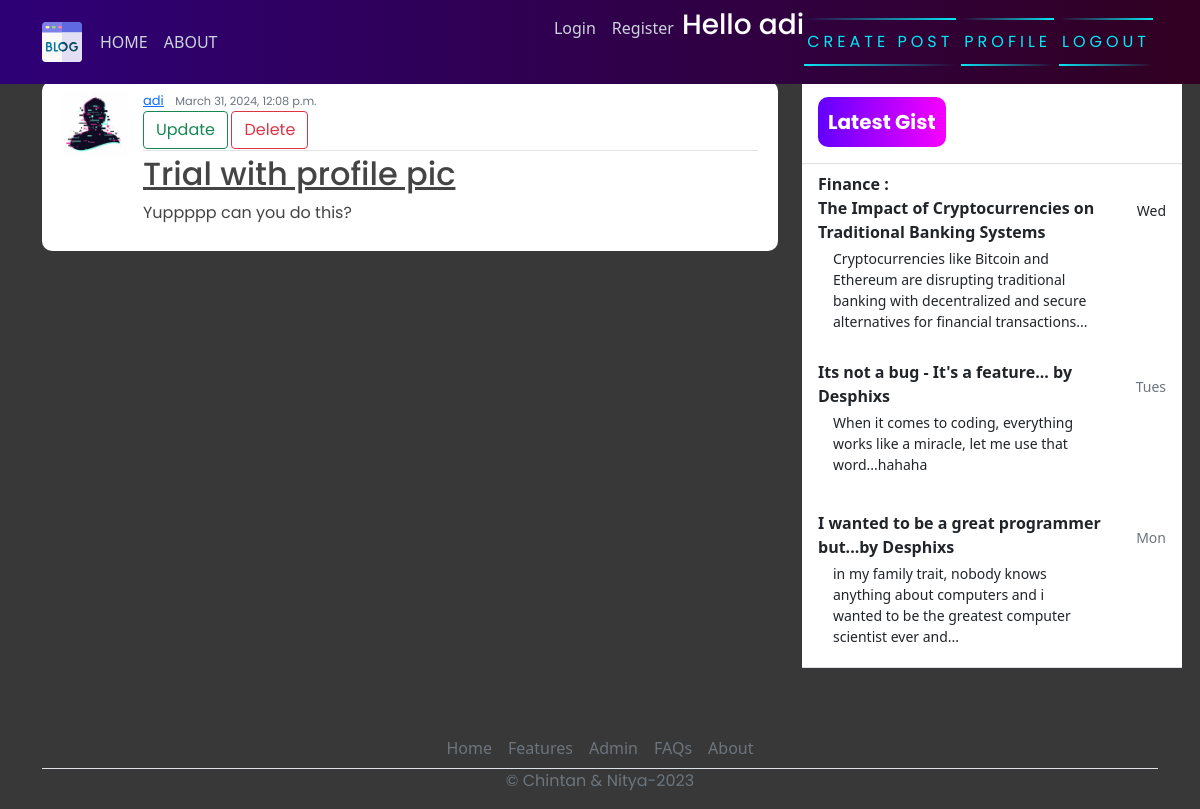
The app's page /post/5/ (signed in) with its own data.
### blog/models.py (models this page shows, shortened)
class Post(models.Model):
    title=models.CharField(max_length=200)
    content=models.TextField()
    date_posted=models.DateTimeField(default=timezone.now)
    author= models.ForeignKey(User, on_delete=models.CASCADE)

### users/models.py (models this page shows, shortened)
class Profile(models.Model):
    user = models.OneToOneField(User, on_delete=models.CASCADE)
    image = models.ImageField(default='default.jpg', upload_to='profile_pics')

### blog/views.py (the view)
# urls.py: path('post/<int:pk>/', PostDetailView.as_view(), name="blog-detail"),
class PostDetailView(LoginRequiredMixin, DetailView):
    model = Post

### blog/templates/blog/post_detail.html
{% extends 'blog/base.html' %}
{% block content %}
        <article class="media content-section">
            <img class="rounded-cirlce article-img" src="{{ object.author.profile.image.url }}" alt="">
            <div class="media-body">
              <div class="article-metadata">
                <a class="mr-2" href="#">{{ object.author }}</a>
                <small class="text-muted">{{ object.date_posted }}</small> <br>
                  {% if object.author == user %}
                    <div>
                        <a class="btn btn-outline-success" href="{% url 'blog-update' object.id %}">Update</a>
                        <a class="btn btn-outline-danger" href="{% url 'blog-delete' object.id %}">Delete</a>
                    </div>
                  {% endif %}
              </div>
              <h2><a class="article-title" href="#">{{ object.title }}</a></h2>
              <p class="article-content">{{ object.content }}</p>
            </div>
            <br>
          </article>
{% endblock content %}

### blog/templates/blog/base.html (shortened to what this page needs)
{% load static %}
<!DOCTYPE html>
<html>
<head>
    <link rel="stylesheet" href="https://maxcdn.bootstrapcdn.com/bootstrap/4.0.0/css/bootstrap.min.css">
    <link href="https://cdn.jsdelivr.net/npm/bootstrap@5.0.2/dist/css/bootstrap.min.css" rel="stylesheet">
    <link rel="stylesheet" href="{% static 'blog/main.css' %}">
</head>
<body>
    <header class="site-header">
      <nav class="navbar navbar-expand-md navbar-dark bg-steel fixed-top">
        <div class="container">
          <div class="collapse navbar-collapse" id="navbarToggle">
            <div class="navbar-nav mr-auto">
                {% if user.is_authenticated %}
              <a class="nav-item nav-link" href="{% url 'blog-home' %}">HOME</a>
              <a class="nav-item nav-link" href="{% url 'blog-about' %}">ABOUT</a>
            </div>
            <div class="navbar-nav">
              <a class="nav-item nav-link" href="{% url 'login' %}">Login</a>
              <a class="nav-item nav-link" href="{% url 'register' %}">Register</a>
               <h3 style="color: white;">Hello {{request.user}}</h3>
                <a href="{% url 'blog-new' %}" id="auth-links">
                <span></span>
                <span></span>
                Create Post
            </a>
                <a href="{% url 'profile' %}" id="auth-links">
                <span></span>
                <span></span>
                Profile
            </a>
                <a href="{% url 'logout' %}" id="auth-links">
                <span></span>
                <span></span>
                Logout
            </a>
                {% endif %}
            </div>
          </div>
        </div>
      </nav>
    </header>
    <main role="main" class="container">
      <div class="row">
          <div class="col-md-8">
          </div>
        <div class="col-md-8">
           {% block content %}{% endblock %}
        </div>
        <div class="col-md-4">
          <div class="content-sectionw">
            <div class="d-flex flex-column align-items-stretch flex-shrink-0 bg-white" style="width: 380px;" style="padding-top: 120px;">
                <a id="list-group" style="text-decoration: none;" href="" class="d-flex align-items-center flex-shrink-0 p-3 link-dark text-decoration-none border-bottom">
                  <span class="fs-5 fw-semibold" id="gist-btn">Latest Gist</span>
                </a>
                <div class="list-group list-group-flush border-bottom scrollarea">
                  <a href="#" class="list-group-item list-group-item-action  lh-tight" aria-current="true">
                    <div class="d-flex w-100 align-items-center justify-content-between">
                      <strong class="mb-1">Finance : <br>
                        The Impact of Cryptocurrencies on Traditional Banking Systems
                    </strong>
                      <small>Wed</small>
                    </div>
                    <div class="col-10 mb-1 small">Cryptocurrencies like Bitcoin and Ethereum are disrupting traditional banking with
                      decentralized and secure alternatives for financial transactions...
                    </div>
                  </a>
                  <a href="#" class="list-group-item list-group-item-action py-3 lh-tight">
                    <div class="d-flex w-100 align-items-center justify-content-between">
                      <strong class="mb-1">Its not a bug - It's a feature... by Desphixs</strong>
                      <small class="text-muted">Tues</small>
                    </div>
                    <div class="col-10 mb-1 small">When it comes to coding, everything works like a miracle, let me use that word...hahaha</div>
                  </a>
                  <a href="#" class="list-group-item list-group-item-action py-3 lh-tight">
                    <div class="d-flex w-100 align-items-center justify-content-between">
                      <strong class="mb-1">I wanted to be a great programmer but...by Desphixs</strong>
                      <small class="text-muted">Mon</small>
                    </div>
                    <div class="col-10 mb-1 small">in my family trait, nobody knows anything about computers and i wanted to be the greatest computer scientist ever and...</div>
                  </a>
                </div>
              </div>
          </div>
        </div>
      </div>
        <footer class="" >
          <ul class="nav justify-content-center border-bottom"  style="margin-top: 60px;">
            <li class="nav-item"><a href="#" class="nav-link px-2 text-muted">Home</a></li>
            <li class="nav-item"><a href="#" class="nav-link px-2 text-muted">Features</a></li>
            <li class="nav-item"><a href="admin/" class="nav-link px-2 text-muted">Admin</a></li>
            <li class="nav-item"><a href="#" class="nav-link px-2 text-muted">FAQs</a></li>
            <li class="nav-item"><a href="#" class="nav-link px-2 text-muted">About</a></li>
          </ul>
          <p class="text-center text-muted">&copy; Chintan & Nitya-2023</p>
        </footer>
    </main>
</body>
</html>

### blog/static/blog/main.css (style rules this page uses)
body { background-color: rgb(56, 56, 56); margin-top: 5rem; background-size: contain; background-repeat: no-repeat; }
h1, h2, h3, h4, h5, h6, p { color: #444444; font-family: 'Poppins', sans-serif; }
ul { margin: 0; }
.bg-steel { background: linear-gradient(270deg, rgb(49, 0, 33) 0%, rgb(46, 0, 119) 100%); }
.site-header .navbar-nav .nav-link { color: #cbd5db; }
.content-section { background: #ffffff; padding: 10px 20px; border-radius: 10px; margin-bottom: 20px; }
.article-title { color: #444444; }
.article-content { white-space: pre-line; }
.article-img { height: 65px; width: 65px; margin-right: 16px; }
.article-metadata { font-family: 'Poppins', sans-serif; padding-bottom: 1px; margin-bottom: 4px; font-size: 13px; border-bottom: 1px solid #e3e3e3 }
svg { width: 50px; height: 50px; }
#auth-links { font-family: 'Poppins', sans-serif; position: relative; display: inline-block; padding: 12px 3px; margin: 10px 0; color: #03e9f4; text-decoration: none; text-transform: uppercase; transition: 0.5s; letter-spacing: 4px; overflow: hidden; margin-right: 5px; }
#auth-links span { position: absolute; display: block; }
#auth-links span:nth-child(1) { top: 0; left: 0; width: 100%; height: 2px; background: linear-gradient(90deg,transparent,#03e9f4); animation: animate1 1s linear infinite; }
#auth-links span:nth-child(3) { bottom: 0; right: 0; width: 100%; height: 2px; background: linear-gradient(270deg,transparent,#03e9f4); animation: animate3 1s linear infinite; animation-delay: 0.50s; }
#gist-btn { color: black; background: linear-gradient(270deg, rgb(247, 0, 255) 0%, rgb(98, 0, 255) 100%); padding: 10px; color: white; font-family: 'Poppins', sans-serif; font-weight: bold; border-radius: 10px; }

### records on screen
Post: author.profile.image (placeholder picture), author "adi", date_posted "March 31, 2024, 12:08 p.m.", title "Trial with profile pic", content "Yuppppp can you do this?"

### other values on screen
{{ request.user }} "adi"
